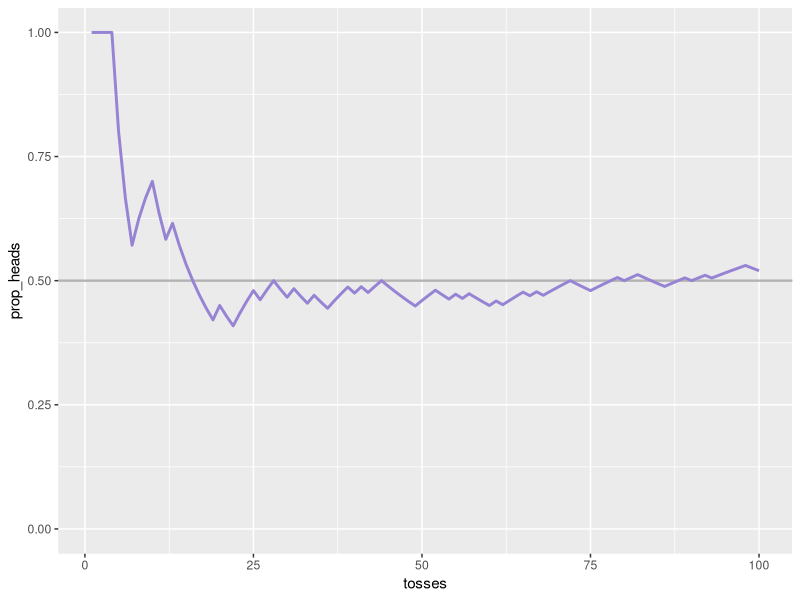

R code for this plot:
# generate bins based on bins from ui.R

library(ggplot2)

# random seed
seed <- 12345

# probability of heads
prob <- 0.5

# number of tosses
times <- 100

# random seed for reproducibility purposes
set.seed(seed)

# toss a coin multiple times
tosses <- sample(c("heads", "tails"), 
                 size = times,
                 replace = TRUE,
                 prob = c(prob, 1 - prob))

# data frame
dat <- data.frame(
  tosses = 1:times,
  num_heads = cumsum(tosses == 'heads'),
  prop_heads = cumsum(tosses == 'heads') / (1:times),
  num_tails = cumsum(tosses == 'tails'),
  prop_tails = cumsum(tosses == 'tails') / (1:times)
)

# plot relative frequencies
ggplot(data = dat, aes(x = tosses, y = prop_heads)) +
  geom_abline(intercept = 0.5, slope = 0, col = "gray70", size = 0.8) +
  geom_path(size = 1, col = "#9783d4") + 
  ylim(0, 1)
